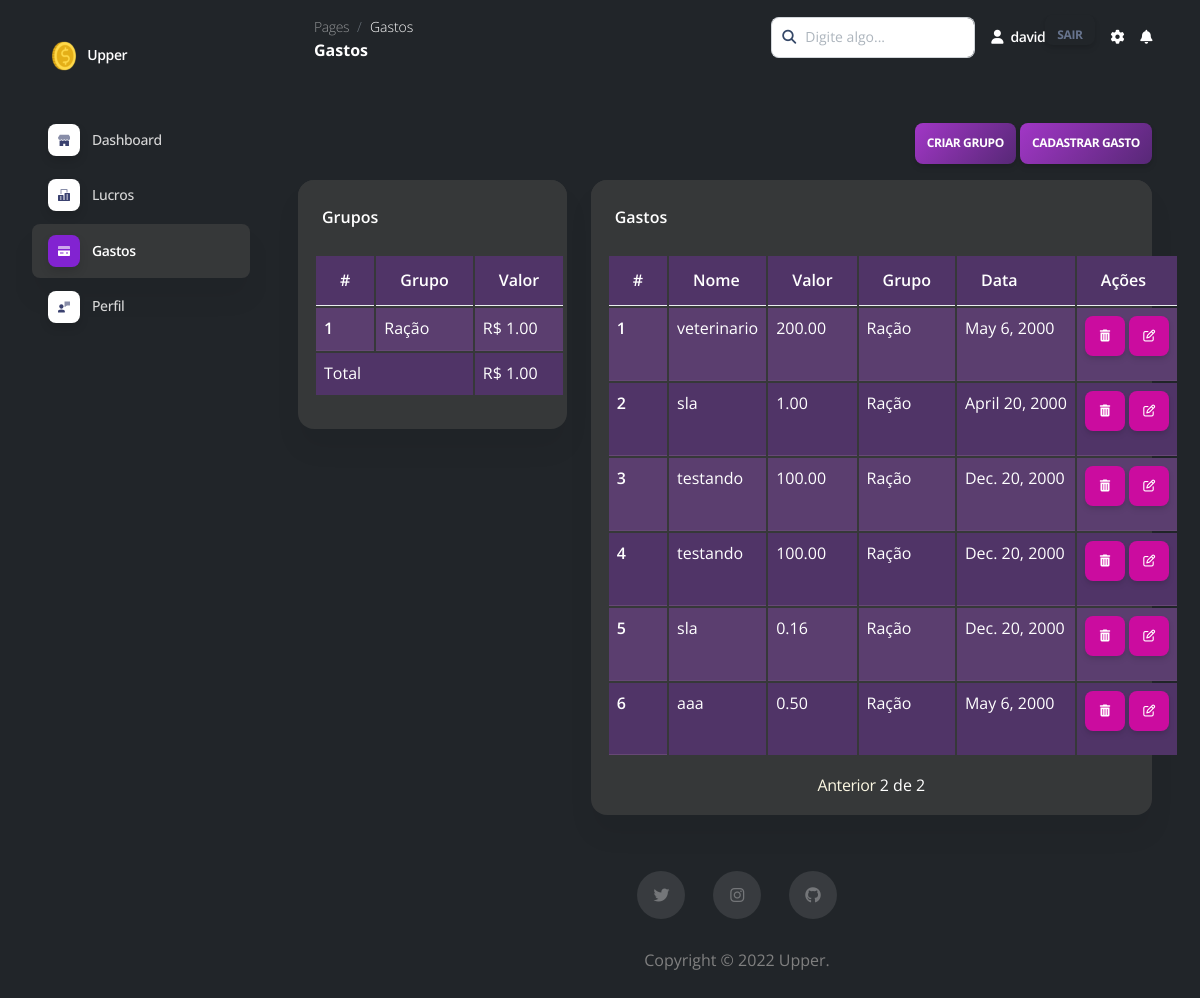
The app's page /spending?page=2 (signed in) with its own data.
### main/models.py (models this page shows)
class User(AbstractBaseUser, PermissionsMixin):
    id = models.UUIDField(primary_key=True, default=uuid.uuid4, editable=False)
    username = models.CharField(max_length=200, unique=True)
    email = models.EmailField(unique=True)
    password = models.CharField(max_length=200)
    is_staff = models.BooleanField(null=True)
    is_superuser = models.BooleanField(null=True)
    objects = UserManager()
    USERNAME_FIELD = "username"

class GroupSpending(models.Model):
    name = models.CharField(max_length=200)
    user = models.ForeignKey(get_user_model(), on_delete=models.CASCADE, default="")
    def __str__(self):
        return self.name

class Spending(models.Model):
    name = models.CharField(max_length=200)
    value = models.DecimalField(decimal_places=2, max_digits=10)
    user = models.ForeignKey(get_user_model(), on_delete=models.CASCADE, default="")
    group = models.ForeignKey(GroupSpending, on_delete=models.CASCADE)
    date = models.DateField()

### main/views.py (the view, shortened to what this page needs)
# urls.py: path("spending", spending.as_view(), name="spending"),
class spending(View, LoginRequiredMixin):
    login_url = "/signin"
    currentDateTime = datetime.now()
    date = currentDateTime.date()
    year = date.strftime("%Y")
    month = date.strftime("%m")
    item = {}
    def get(self, request):
        result = (
            Spending.objects.values("group")
            .filter(user=request.user, date__year=self.year, date__month=self.month)
            .annotate(Sum("value"))
        )
        gr1 = GroupSpending.objects.filter(user=request.user)
        gr = []
        for i in range(len(result)):  # pragma: no cover
            if result:
                gr.append(
                    {
                        "group": gr1[i].name,
                        "value": result[i]["value__sum"],
                    }
                )
        spending = Spending.objects.filter(user=request.user).order_by("-id")
        paginator = Paginator(spending, 6)
        page = request.GET.get("page")
        spendingR = paginator.get_page(page)
        form1 = RegisterSpendingForm(user=request.user)
        form = RegisterGroupSpendingForm()
        formE = EditSpendingForm(user=request.user)
        valorR = 0
        p = Spending.objects.filter(
            user=request.user, date__year=self.year, date__month=self.month
        )
        for item in p:  # pragma: no cover
            valorR += item.value
        self.item = {
            "form1": form1,
            "spending": spendingR,
            "form": form,
            "formE": formE,
            "groups": gr,
            "result": valorR,
        }
        return render(request, "dashboard/spending.html", self.item)

### main/forms.py
class RegisterSpendingForm(forms.ModelForm):
    value = forms.DecimalField(
        widget=forms.NumberInput(
            attrs={"placeholder": "Digite o valor...", "class": "form-control"}
        ),
        decimal_places=2,
        max_digits=10,
    )
    date = forms.DateField(
        widget=forms.TextInput(
            attrs={"placeholder": "Digite uma data...", "class": "form-control"}
        ),
        input_formats=["%m/%d/%Y"],
    )
    name = forms.CharField(
        widget=forms.TextInput(
            attrs={"placeholder": "Digite o nome...", "class": "form-control"}
        )
    )
    group = forms.ModelChoiceField(queryset=GroupSpending.objects.all())
    def __init__(self, *args, **kwargs):
        user = kwargs.pop("user", None)
        super(RegisterSpendingForm, self).__init__(*args, **kwargs)
        if user:
            self.fields["group"].queryset = self.fields["group"].queryset.filter(
                user=user
            )
            self.fields["group"].widget.attrs["class"] = "form-control"
    class Meta:
        model = Spending
        fields = ["name", "value", "group", "date"]

class RegisterGroupSpendingForm(forms.ModelForm):
    name = forms.CharField(
        widget=forms.TextInput(
            attrs={"placeholder": "Digite o nome do grupo...", "class": "form-control"}
        )
    )
    class Meta:
        model = GroupSpending
        fields = ["name"]

### main/templates/dashboard/spending.html (shortened to what this page needs)
<!DOCTYPE html>
{% load static %}
<html lang="en">
<head>
  <link href="{% static 'dashboard/assets/css/nucleo-icons.css' %}" rel="stylesheet" />
  <link href="{% static 'dashboard/assets/css/nucleo-svg.css' %}" rel="stylesheet" />
  <link href="{% static 'dashboard/assets/css/nucleo-svg.css' %}" rel="stylesheet" />
  <link id="pagestyle" href="{% static 'dashboard/assets/css/soft-ui-dashboard.css' %}" rel="stylesheet" />
</head>
<body class="g-sidenav-show">
  <aside class="sidenav navbar navbar-vertical navbar-expand-xs border-0 border-radius-xl my-3 fixed-start ms-3 " style="z-index: 0" id="sidenav-main">
    <div class="sidenav-header">
      <a class="navbar-brand m-0" href="/" target="_blank">
        <img src="{% static 'main/assets/favicon.ico' %}" class="navbar-brand-img h-100" alt="main_logo">
        <span class="ms-1 font-weight-bold">Upper</span>
      </a>
    </div>
    <hr class="light mt-0">
    <div class="collapse navbar-collapse  w-auto " id="sidenav-collapse-main">
      <ul class="navbar-nav">
        <li class="nav-item">
          <a class="nav-link" href="dashboard">
            <div class="icon icon-shape icon-sm shadow border-radius-md bg-white text-center me-2 d-flex align-items-center justify-content-center">
            </div>
            <span class="nav-link-text ms-1">Dashboard</span>
          </a>
        </li>
        <li class="nav-item">
          <a class="nav-link" href="profits">
            <div class="icon icon-shape icon-sm shadow border-radius-md bg-white text-center me-2 d-flex align-items-center justify-content-center">
            </div>
            <span class="nav-link-text ms-1">Lucros</span>
          </a>
        </li>
        <li class="nav-item">
          <a class="nav-link active" href="spending">
            <div class="icon icon-shape icon-sm shadow border-radius-md bg-white text-center me-2 d-flex align-items-center justify-content-center">
            </div>
            <span class="nav-link-text ms-1">Gastos</span>
          </a>
        </li>
        <li class="nav-item">
            <a class="nav-link  " href="profile">
              <div class="icon icon-shape icon-sm shadow border-radius-md bg-white text-center me-2 d-flex align-items-center justify-content-center">
              </div>
              <span class="nav-link-text ms-1">Perfil</span>
            </a>
          </li>
      </ul>
    </div>
  </aside>
  <main class="main-content position-relative max-height-vh-100 h-100 border-radius-lg ">
    <nav class="navbar navbar-main navbar-expand-lg px-0 mx-4 shadow-none border-radius-xl" id="navbarBlur" navbar-scroll="true">
      <div class="container-fluid py-1 px-3">
        <nav aria-label="breadcrumb">
          <ol class="breadcrumb bg-transparent mb-0 pb-0 pt-1 px-0 me-sm-6 me-5">
            <li class="breadcrumb-item text-sm"><a class="opacity-5 text-light" href="javascript:;">Pages</a></li>
            <li class="breadcrumb-item text-sm text-light active" aria-current="page">Gastos</li>
          </ol>
          <h6 class="font-weight-bolder mb-0">Gastos</h6>
        </nav>
        <div class="collapse navbar-collapse mt-sm-0 mt-2 me-md-0 me-sm-4" id="navbar">
          <div class="ms-md-auto pe-md-3 d-flex align-items-center">
            <div class="input-group">
              <span class="input-group-text text-body" style="z-index: auto;"><i class="fas fa-search text-dark" aria-hidden="true"></i></span>
              <input type="text" class="form-control" placeholder="Digite algo...">
            </div>
          </div>
          <ul class="navbar-nav  justify-content-end">
            <li class="nav-item d-flex align-items-center">
              <a href="javascript:;" class="nav-link text-body font-weight-bold px-0">
                <i class="fa fa-user me-sm-1"></i>
                <span class="d-sm-inline d-none">{{ user.username }}</span>
                <a class="btn bnt-secondary" style="height: 30px;" href='logout'>Sair</a>
              </a>
            </li>
            <li class="nav-item px-3 d-flex align-items-center">
              <a href="javascript:;" class="nav-link text-body p-0">
                <i class="fa fa-cog fixed-plugin-button-nav cursor-pointer"></i>
              </a>
            </li>
            <li class="nav-item dropdown pe-2 d-flex align-items-center">
              <a href="javascript:;" class="nav-link text-body p-0" id="dropdownMenuButton" data-bs-toggle="dropdown" aria-expanded="false">
                <i class="fa fa-bell cursor-pointer"></i>
              </a>
            </li>
          </ul>
        </div>
      </div>
    </nav>
    <div class="container-fluid py-4">
      <div class="row">
      <div class="row mt-4">
        <div style="text-align: end;">
            <button type="button" class="btn bg-gradient-info" data-bs-toggle="modal" data-bs-target="#modalGroup">Criar grupo</button>
            <button type="button" class="btn bg-gradient-info" data-bs-toggle="modal" data-bs-target="#modalSpending" >Cadastrar gasto</button>
        </div>
        <div class="col-lg-4">
            <div class="card z-index-2">
                <div class="card-header pb-0">
                    <h6>Grupos</h6>
                </div>
                <div class="card-body p-3">
                    <table class="table table-striped table-purple">
                        <thead>
                          <tr>
                            <th scope="col">#</th>
                            <th scope="col">Grupo</th>
                            <th scope="col">Valor</th>
                          </tr>
                        </thead>
                        <tbody>
                            {% for item in groups %}
                            <tr>
                                <th scope="row">{{ forloop.counter }}</th>
                                <td>{{item.group}}</td>
                                <td>R$ {{item.value | floatformat:2}}</td>
                            </tr>
                            {% endfor %}
                            <td colspan="2">Total</td>
                            <td>R$ {{result | floatformat:2}}</td>
                        </tbody>
                      </table>
                </div>
            </div>
        </div>
        <div class="col-lg-8">
            <div class="card">
                <div class="card-header pb-0">
                    <h6>Gastos</h6>
                </div>
                <div class="card-body p-3">
                    <table class="table table-striped table-purple">
                        <thead>
                          <tr>
                            <th scope="col">#</th>
                            <th scope="col">Nome</th>
                            <th scope="col">Valor</th>
                            <th scope="col">Grupo</th>
                            <th scope="col">Data</th>
                            <th scope="col">Ações</th>
                          </tr>
                        </thead>
                        <tbody>
                            {% for item in spending %}
                            <tr>
                                <th scope="row">{{ forloop.counter }}</th>
                                <td>{{item.name}}</td>
                                <td>{{item.value}}</td>
                                <td>{{item.group}}</td>
                                <td>{{item.date}}</td>
                                <td>
                                    <div>
                                        <a style="width: 40px; height: 40px;" href="{% url 'spendingDel' item.id %}" type="button" class="btn btn-primary"><i class="fa fa-trash"></i></a>
                                        <a data-bs-toggle="modal" data-bs-target="#modalEditSpending{{item.id}}" style="width: 40px; height: 40px;" type="button" class="btn btn-primary"><i class="fa fa-edit"></i></a>
                                    </div>
                        </td>
                            </tr>
                            {% endfor %}
                        </tbody>
                      </table>
                      <div class="pagination">
                        <span class="step-links">
                            {% if spending.has_previous %}
                                <a href="?page={{ spending.previous_page_number }}">Anterior</a>
                            {% endif %}
                            <span class="current">
                                {{ spending.number }} de {{ spending.paginator.num_pages }}
                            </span>
                        </span>
                    </div>
                </div>
            </div>
        </div>
      </div>
      <footer class="footer py-5">
        <div class="container">
          <div class="row">
            <div class="col-lg-8 mx-auto text-center mb-4 mt-2">
              <a href="javascript:;" target="_blank" class="text-secondary me-xl-4 me-4">
                <span class="text-lg fab fa-twitter"></span>
              </a>
              <a href="javascript:;" target="_blank" class="text-secondary me-xl-4 me-4">
                <span class="text-lg fab fa-instagram"></span>
              </a>
              <a href="javascript:;" target="_blank" class="text-secondary me-xl-4 me-4" style="margin: 0px !important;">
                <span class="text-lg fab fa-github"></span>
              </a>
            </div>
          </div>
          <div class="row">
            <div class="col-8 mx-auto text-center mt-1">
              <p class="mb-0 text-secondary">
                Copyright © 2022 Upper.
              </p>
            </div>
          </div>
        </div>
      </footer>
    </div>
  </main>
</body>
</html>

### main/static/dashboard/assets/css/nucleo-svg.css (style rules this page uses)
.icon { display: inline-block; color: #111111; height: 1em; width: 1em; }
.icon-sm { height: 0.8em; width: 0.8em; }
.icon { fill: currentColor; stroke: none; }

### records on screen
User: username "david"
GroupSpending: group "Ração"
Spending: name "veterinario", value "200.00", group "Ração", date "May 6, 2000"
Spending: name "sla", value "1.00", group "Ração", date "April 20, 2000"
Spending: name "testando", value "100.00", group "Ração", date "Dec. 20, 2000", {{ item.id }} 4 (drawn)
Spending: name "testando", value "100.00", group "Ração", date "Dec. 20, 2000"
Spending: name "sla", value "0.16", group "Ração", date "Dec. 20, 2000"
Spending: name "aaa", value "0.50", group "Ração", date "May 6, 2000"

### other values on screen
{{ item.value | floatformat:2 }} "1.00"
{{ result | floatformat:2 }} "1.00"
{{ spending.number }} "2"
{{ spending.paginator.num_pages }} "2"
